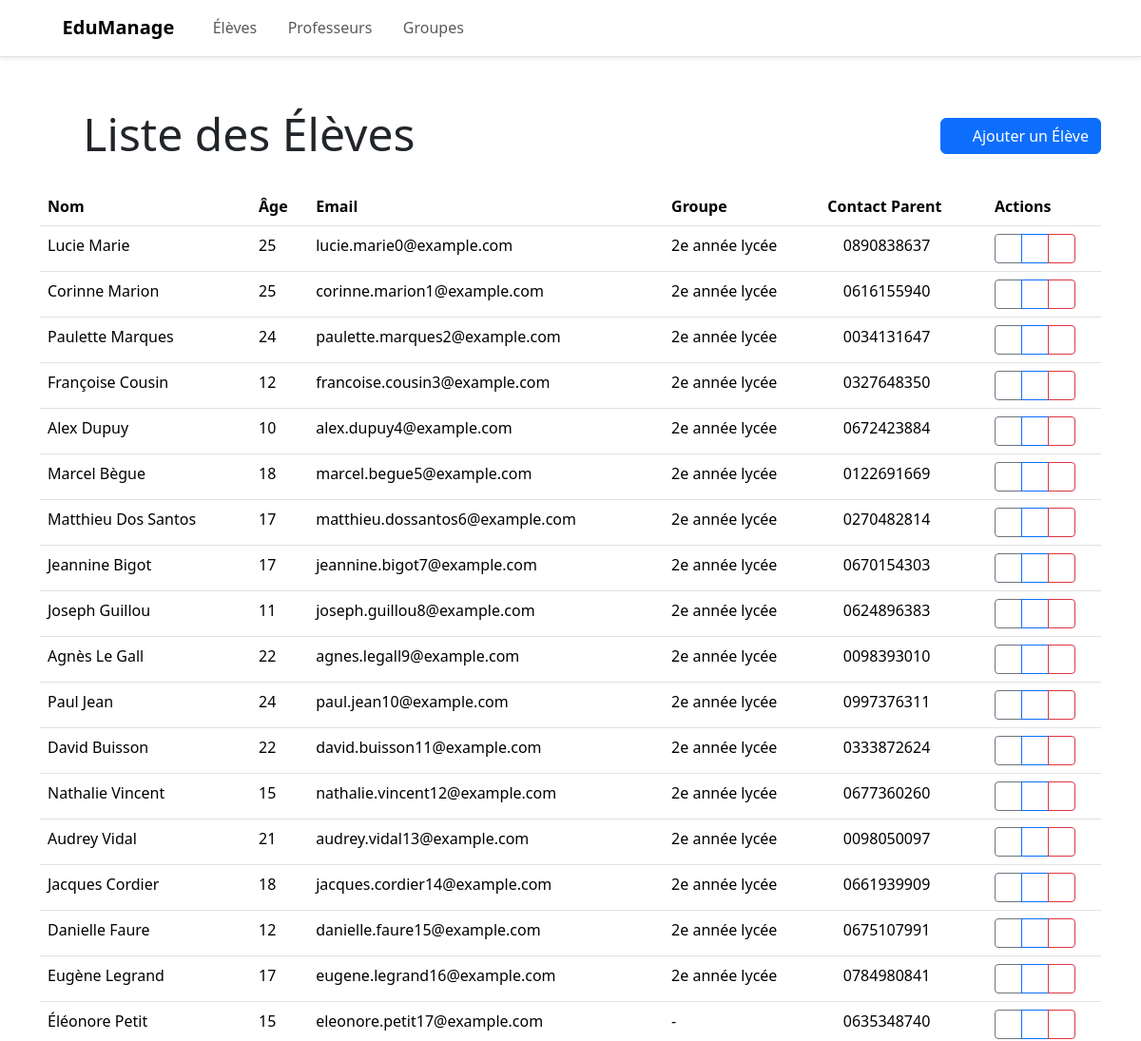
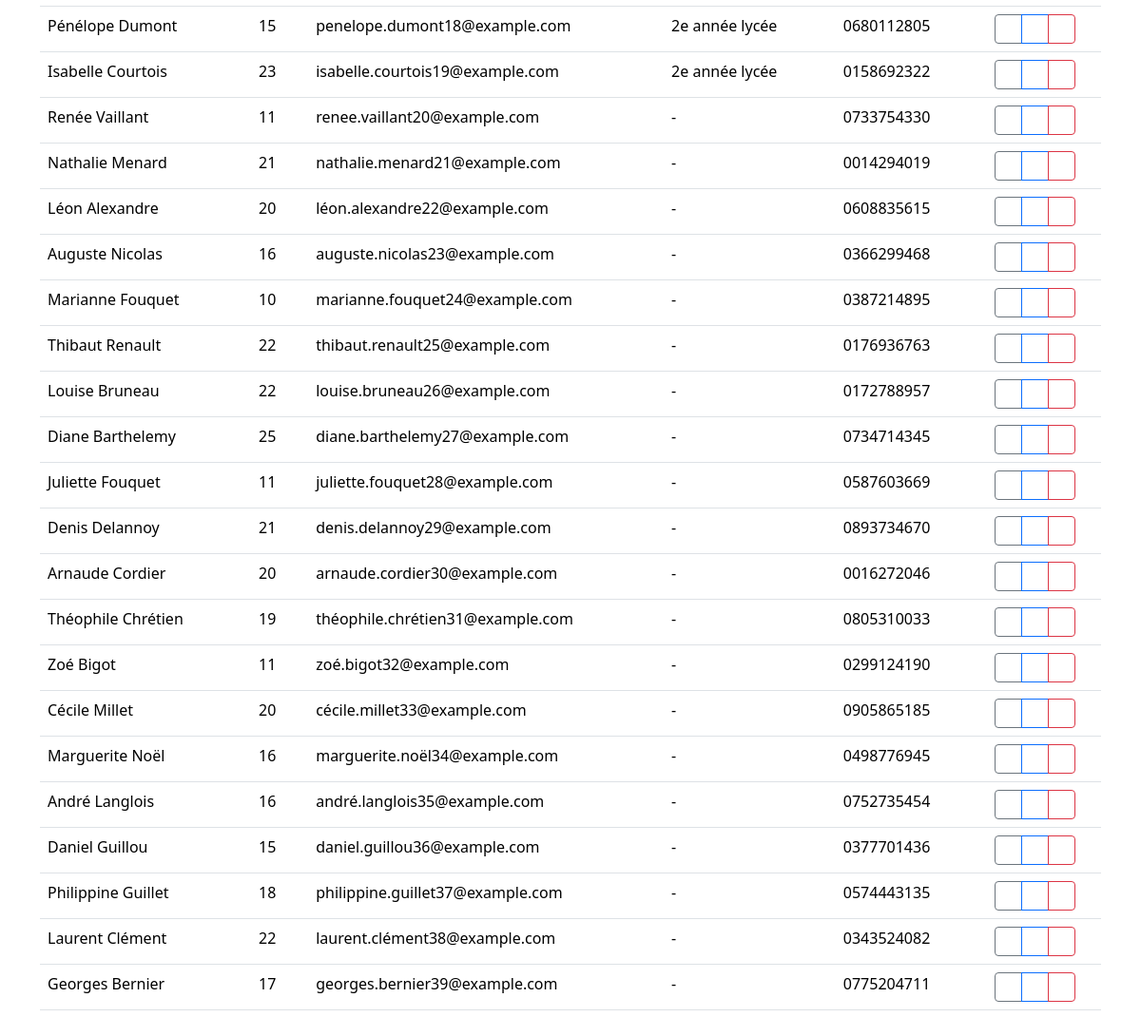
Screenshot of /students (signed in) with the database file from the repository (2 pictures, top to bottom).
### app/models.py (models this page shows, shortened)
class Student(db.Model):
    id = db.Column(db.Integer, primary_key=True)
    first_name = db.Column(db.String(40), nullable=False)
    last_name = db.Column(db.String(40), nullable=False)
    email = db.Column(db.String(120), unique=True, nullable=False)
    date_of_birth = db.Column(db.Date, nullable=False)
    gender = db.Column(db.String(1), nullable=False)  # 'M' or 'F'
    address = db.Column(db.String(200), nullable=True)
    phone = db.Column(db.String(20), nullable=True)
    parent_name = db.Column(db.String(100), nullable=True)
    parent_email = db.Column(db.String(120), nullable=True)
    parent_phone = db.Column(db.String(20), nullable=True)
    is_active = db.Column(db.Boolean, nullable=False, default=True)
    group_id = db.Column(db.Integer, db.ForeignKey("group.id", ondelete="SET NULL"), nullable=True)
    notes = db.Column(db.Text, nullable=True)
    @property
    def full_name(self):
        return f"{self.first_name} {self.last_name}"
    @property
    def age(self):
        today = datetime.now().date()
        return today.year - self.date_of_birth.year - ((today.month, today.day) < (self.date_of_birth.month, self.date_of_birth.day))

class Group(db.Model):
    id = db.Column(db.Integer, primary_key=True)
    name = db.Column(db.String(80), nullable=False)
    code = db.Column(db.String(20), unique=True, nullable=True)
    academic_year = db.Column(db.String(9), nullable=False)
    capacity = db.Column(db.Integer, nullable=False, default=30)
    min_students = db.Column(db.Integer, nullable=True)
    max_students = db.Column(db.Integer, nullable=True)
    description = db.Column(db.String(200), nullable=True)
    notes = db.Column(db.Text, nullable=True)
    created_at = db.Column(db.DateTime, nullable=False, default=datetime.utcnow)
    updated_at = db.Column(db.DateTime, nullable=True, onupdate=datetime.utcnow)
    students = db.relationship("Student", backref="group", lazy=True, cascade="all, delete-orphan")

### app/api/student_routes.py (the view)
    @app.route("/students")
    @login_required
    def students():
        students = Student.query.all()
        return render_template("students.html", students=students)

### app/auth/auth.py (called while the page is built)
def login_required(f):
    @wraps(f)
    def decorated_function(*args, **kwargs):
        if 'logged_in' not in session:
            return redirect(url_for('login'))
        return f(*args, **kwargs)
    return decorated_function

### templates/students.html (shortened to what this page needs)
{% extends "base.html" %} {% block content %}
<div class="row align-items-center mb-4">
  <div class="col">
    <h1 class="display-5 mb-0">
      <i class="bi bi-mortarboard me-2"></i>Liste des Élèves
    </h1>
  </div>
  <div class="col-auto">
    <a href="{{ url_for('add_student') }}" class="btn btn-primary">
      <i class="bi bi-plus-circle me-2"></i>Ajouter un Élève
    </a>
  </div>
</div>
 {% if students %}
<div class="card-body">
  <div class="table-responsive">
    <table class="table table-hover">
      <thead>
        <tr>
          <th>Nom</th>
          <th>Âge</th>
          <th>Email</th>
          <th>Groupe</th>
          <th>Contact Parent</th>
          <th style="width: 120px">Actions</th>
        </tr>
      </thead>
      <tbody>
        {% for student in students %}
        <tr>
          <td>{{ student.full_name }}</td>
          <td>{{ student.age }}</td>
          <td>{{ student.email }}</td>
          <td>{{ student.group.name if student.group else '-' }}</td>
          <td>
            {% if student.parent_phone %}
            <i class="bi bi-telephone me-1"></i>{{ student.parent_phone }} {%
            elif student.parent_email %} <i class="bi bi-envelope me-1"></i>{{
            student.parent_email }} {% else %} - {% endif %}
          </td>
          <td>
            <div class="btn-group">
              <button
                type="button"
                class="btn btn-sm btn-outline-secondary"
                data-bs-toggle="modal"
                data-bs-target="#studentModal{{ student.id }}"
              >
                <i class="bi bi-eye"></i>
              </button>
              <a
                href="{{ url_for('edit_student', id=student.id) }}"
                class="btn btn-sm btn-outline-primary"
              >
                <i class="bi bi-pencil"></i>
              </a>
              <button
                type="button"
                class="btn btn-sm btn-outline-danger"
                data-bs-toggle="modal"
                data-bs-target="#deleteModal{{ student.id }}"
              >
                <i class="bi bi-trash"></i>
              </button>
            </div>
          </td>
        </tr>
        {% endfor %}
      </tbody>
    </table>
  </div>
</div>
{% else %}
<div class="alert alert-info">
  <i class="bi bi-info-circle me-2"></i>Aucun élève n'a été ajouté.
  <a href="{{ url_for('add_student') }}" class="alert-link">Ajouter un élève</a
  >.
</div>
{% endif %} {% endblock %}

### templates/base.html (style rules this page uses)
body { padding-top: 4rem; transition: background-color 0.3s ease; }

### rows the page displays
Student: full_name "Lucie Marie", age "25", email "lucie.marie0@example.com", group "2e année lycée", parent_phone "0890838637"
Student: full_name "Corinne Marion", age "25", email "corinne.marion1@example.com", group "2e année lycée", parent_phone "0616155940"
Student: full_name "Paulette Marques", age "24", email "paulette.marques2@example.com", group "2e année lycée", parent_phone "0034131647"
Student: full_name "Françoise Cousin", age "12", email "francoise.cousin3@example.com", group "2e année lycée", parent_phone "0327648350"
Student: full_name "Alex Dupuy", age "10", email "alex.dupuy4@example.com", group "2e année lycée", parent_phone "0672423884"
Student: full_name "Marcel Bègue", age "18", email "marcel.begue5@example.com", group "2e année lycée", parent_phone "0122691669"
Student: full_name "Matthieu Dos Santos", age "17", email "matthieu.dossantos6@example.com", group "2e année lycée", parent_phone "0270482814"
Student: full_name "Jeannine Bigot", age "17", email "jeannine.bigot7@example.com", group "2e année lycée", parent_phone "0670154303"
Student: full_name "Joseph Guillou", age "11", email "joseph.guillou8@example.com", group "2e année lycée", parent_phone "0624896383"
Student: full_name "Agnès Le Gall", age "22", email "agnes.legall9@example.com", group "2e année lycée", parent_phone "0098393010"
Student: full_name "Paul Jean", age "24", email "paul.jean10@example.com", group "2e année lycée", parent_phone "0997376311"
Student: full_name "David Buisson", age "22", email "david.buisson11@example.com", group "2e année lycée", parent_phone "0333872624"
Student: full_name "Nathalie Vincent", age "15", email "nathalie.vincent12@example.com", group "2e année lycée", parent_phone "0677360260"
Student: full_name "Audrey Vidal", age "21", email "audrey.vidal13@example.com", group "2e année lycée", parent_phone "0098050097"
Student: full_name "Jacques Cordier", age "18", email "jacques.cordier14@example.com", group "2e année lycée", parent_phone "0661939909"
Student: full_name "Danielle Faure", age "12", email "danielle.faure15@example.com", group "2e année lycée", parent_phone "0675107991"
Student: full_name "Eugène Legrand", age "17", email "eugene.legrand16@example.com", group "2e année lycée", parent_phone "0784980841"
Student: full_name "Éléonore Petit", age "15", email "eleonore.petit17@example.com", group "-", parent_phone "0635348740"
Student: full_name "Pénélope Dumont", age "15", email "penelope.dumont18@example.com", group "2e année lycée", parent_phone "0680112805"
Student: full_name "Isabelle Courtois", age "23", email "isabelle.courtois19@example.com", group "2e année lycée", parent_phone "0158692322"
Student: full_name "Renée Vaillant", age "11", email "renee.vaillant20@example.com", group "-", parent_phone "0733754330"
Student: full_name "Nathalie Menard", age "21", email "nathalie.menard21@example.com", group "-", parent_phone "0014294019"
Student: full_name "Léon Alexandre", age "20", email "léon.alexandre22@example.com", group "-", parent_phone "0608835615"
Student: full_name "Auguste Nicolas", age "16", email "auguste.nicolas23@example.com", group "-", parent_phone "0366299468"
Student: full_name "Marianne Fouquet", age "10", email "marianne.fouquet24@example.com", group "-", parent_phone "0387214895"
Student: full_name "Thibaut Renault", age "22", email "thibaut.renault25@example.com", group "-", parent_phone "0176936763"
Student: full_name "Louise Bruneau", age "22", email "louise.bruneau26@example.com", group "-", parent_phone "0172788957"
Student: full_name "Diane Barthelemy", age "25", email "diane.barthelemy27@example.com", group "-", parent_phone "0734714345"
Student: full_name "Juliette Fouquet", age "11", email "juliette.fouquet28@example.com", group "-", parent_phone "0587603669"
Student: full_name "Denis Delannoy", age "21", email "denis.delannoy29@example.com", group "-", parent_phone "0893734670"
Student: full_name "Arnaude Cordier", age "20", email "arnaude.cordier30@example.com", group "-", parent_phone "0016272046"
Student: full_name "Théophile Chrétien", age "19", email "théophile.chrétien31@example.com", group "-", parent_phone "0805310033"
Student: full_name "Zoé Bigot", age "11", email "zoé.bigot32@example.com", group "-", parent_phone "0299124190"
Student: full_name "Cécile Millet", age "20", email "cécile.millet33@example.com", group "-", parent_phone "0905865185"
Student: full_name "Marguerite Noël", age "16", email "marguerite.noël34@example.com", group "-", parent_phone "0498776945"
Student: full_name "André Langlois", age "16", email "andré.langlois35@example.com", group "-", parent_phone "0752735454"
Student: full_name "Daniel Guillou", age "15", email "daniel.guillou36@example.com", group "-", parent_phone "0377701436"
Student: full_name "Philippine Guillet", age "18", email "philippine.guillet37@example.com", group "-", parent_phone "0574443135"
Student: full_name "Laurent Clément", age "22", email "laurent.clément38@example.com", group "-", parent_phone "0343524082"
